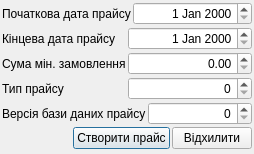
<?xml version="1.0" encoding="UTF-8"?>
<ui version="4.0">
 <class>UDialogCreatePrice</class>
 <widget class="QDialog" name="UDialogCreatePrice">
  <property name="geometry">
   <rect>
    <x>0</x>
    <y>0</y>
    <width>254</width>
    <height>154</height>
   </rect>
  </property>
  <property name="windowTitle">
   <string>Встановлення показників прайсу</string>
  </property>
  <layout class="QVBoxLayout" name="verticalLayout">
   <property name="spacing">
    <number>2</number>
   </property>
   <property name="margin">
    <number>2</number>
   </property>
   <item>
    <layout class="QHBoxLayout" name="horizontalLayout">
     <item>
      <widget class="QLabel" name="label">
       <property name="text">
        <string>Початкова дата прайсу</string>
       </property>
      </widget>
     </item>
     <item>
      <widget class="QDateEdit" name="dateEdit_begPriceDate">
       <property name="alignment">
        <set>Qt::AlignRight|Qt::AlignTrailing|Qt::AlignVCenter</set>
       </property>
      </widget>
     </item>
    </layout>
   </item>
   <item>
    <layout class="QHBoxLayout" name="horizontalLayout_2">
     <item>
      <widget class="QLabel" name="label_2">
       <property name="text">
        <string>Кінцева дата прайсу</string>
       </property>
      </widget>
     </item>
     <item>
      <widget class="QDateEdit" name="dateEdit_endPriceDate">
       <property name="alignment">
        <set>Qt::AlignRight|Qt::AlignTrailing|Qt::AlignVCenter</set>
       </property>
      </widget>
     </item>
    </layout>
   </item>
   <item>
    <layout class="QHBoxLayout" name="horizontalLayout_6">
     <item>
      <widget class="QLabel" name="label_5">
       <property name="text">
        <string>Сума мін. замовлення</string>
       </property>
      </widget>
     </item>
     <item>
      <widget class="QDoubleSpinBox" name="doubleSpinBox_minZamovlSum">
       <property name="alignment">
        <set>Qt::AlignRight|Qt::AlignTrailing|Qt::AlignVCenter</set>
       </property>
       <property name="maximum">
        <double>10000.000000000000000</double>
       </property>
      </widget>
     </item>
    </layout>
   </item>
   <item>
    <layout class="QHBoxLayout" name="horizontalLayout_3">
     <item>
      <widget class="QLabel" name="label_3">
       <property name="text">
        <string>Тип прайсу</string>
       </property>
      </widget>
     </item>
     <item>
      <widget class="QSpinBox" name="spinBox_priceType">
       <property name="alignment">
        <set>Qt::AlignRight|Qt::AlignTrailing|Qt::AlignVCenter</set>
       </property>
      </widget>
     </item>
    </layout>
   </item>
   <item>
    <layout class="QHBoxLayout" name="horizontalLayout_4">
     <item>
      <widget class="QLabel" name="label_4">
       <property name="text">
        <string>Версія бази даних прайсу</string>
       </property>
      </widget>
     </item>
     <item>
      <widget class="QSpinBox" name="spinBox_dbVersion">
       <property name="alignment">
        <set>Qt::AlignRight|Qt::AlignTrailing|Qt::AlignVCenter</set>
       </property>
      </widget>
     </item>
    </layout>
   </item>
   <item>
    <layout class="QHBoxLayout" name="horizontalLayout_5">
     <property name="spacing">
      <number>2</number>
     </property>
     <item>
      <spacer name="horizontalSpacer">
       <property name="orientation">
        <enum>Qt::Horizontal</enum>
       </property>
       <property name="sizeHint" stdset="0">
        <size>
         <width>40</width>
         <height>20</height>
        </size>
       </property>
      </spacer>
     </item>
     <item>
      <widget class="QPushButton" name="pushButton_createPrice">
       <property name="text">
        <string>Створити прайс</string>
       </property>
       <property name="icon">
        <iconset resource="../images/images_sklad.qrc">
         <normaloff>:/pictures/navigate_48.png</normaloff>:/pictures/navigate_48.png</iconset>
       </property>
      </widget>
     </item>
     <item>
      <widget class="QPushButton" name="pushButton_reject">
       <property name="text">
        <string>Відхилити</string>
       </property>
       <property name="icon">
        <iconset resource="../images/images_sklad.qrc">
         <normaloff>:/pictures/button_cancel.png</normaloff>:/pictures/button_cancel.png</iconset>
       </property>
      </widget>
     </item>
    </layout>
   </item>
  </layout>
 </widget>
 <resources>
  <include location="../images/images_sklad.qrc"/>
 </resources>
 <connections/>
</ui>
